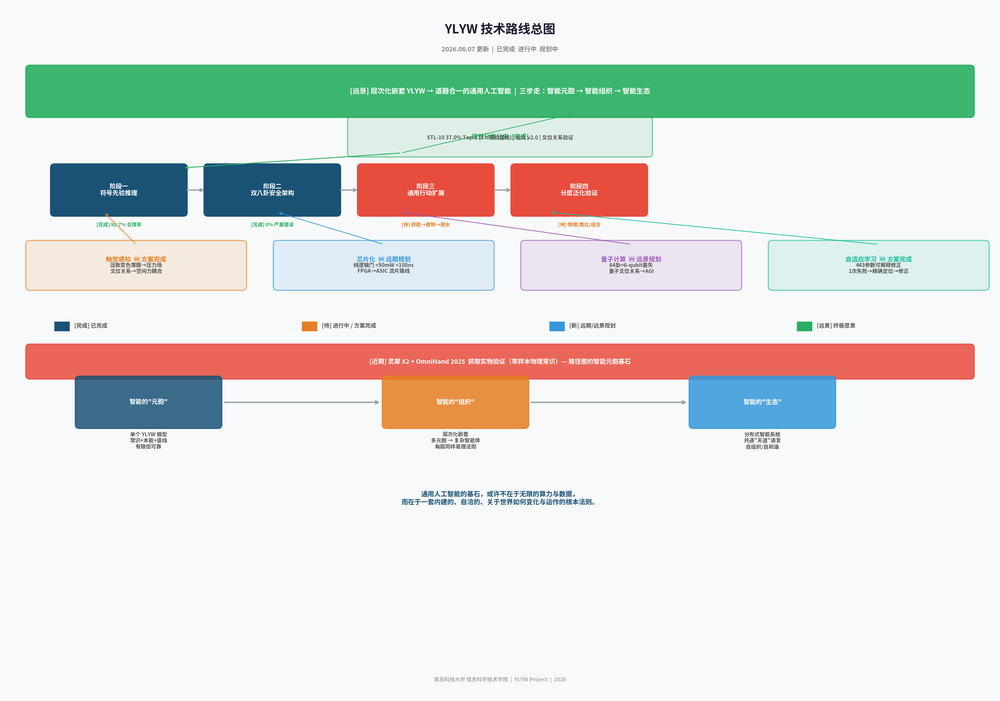
#> input picture 技术路线图.png, 1000 x 701 px, shrunk from 4012 x 2812 before the run
$ python -i simple_8d.py   (imports and definitions only)   (older library calls are emulated)
#> lines starting #> are read from the running program, lines starting #| are printed output that depends on the picture; after the words box and inside, x2 and y2 are one past the last pixel; in counts of white or black regions, pixels touching at a corner belong together
"""
八卦8D特征提取器 — 每卦一个简单直接算子

乾: 角点密度 × 规整度
坤: 局部方差 (低=平滑)
震: Gabor 方向主导度
巽: GLCM 对比度
坎: GLCM 熵
离: 亮区占比
艮: 低方差块占比
兑: 极端亮度局部对比度
"""

import cv2
import numpy as np


class Simple8DExtractor:
    """8D 特征提取器 — 每卦一个算子"""

    def __init__(self):
        self.gabor_kernels = []
        for theta in [0, np.pi/4, np.pi/2, 3*np.pi/4]:
            for sigma in [3.0, 6.0, 10.0]:
                ksize = int(6 * sigma) | 1
                k = cv2.getGaborKernel((ksize, ksize), sigma, theta, sigma*2.5, 0.5, 0, cv2.CV_32F)
                self.gabor_kernels.append((theta, sigma, k))

    def extract(self, gray: np.ndarray) -> np.ndarray:
        gray = gray.astype(np.float32)
        gray_u8 = np.clip(gray, 0, 255).astype(np.uint8)
        h, w = gray.shape

        # 共享: Gabor 响应
        gabor_energies = []
        for theta, sigma, k in self.gabor_kernels:
            resp = cv2.filter2D(gray, cv2.CV_32F, k)
            gabor_energies.append(float(np.mean(np.abs(resp))))

        # 共享: 梯度
        gx = cv2.Sobel(gray, cv2.CV_32F, 1, 0, ksize=3)
        gy = cv2.Sobel(gray, cv2.CV_32F, 0, 1, ksize=3)
        mag = np.sqrt(gx**2 + gy**2)

        feats = np.zeros(8, dtype=np.float32)

        # 乾: 角点规整度
        corners = cv2.cornerHarris(gray_u8, 4, 3, 0.04)
        cm = corners > 0.02 * corners.max()
        n = cm.sum()
        if n > 20:
            pts = np.argwhere(cm).astype(np.float32)
            from scipy.spatial import KDTree
            tree = KDTree(pts)
            d, _ = tree.query(pts, k=2)
            nn = d[:, 1]
            cv_val = np.std(nn) / (np.mean(nn) + 1e-6)
            feats[0] = np.exp(-cv_val * 5) * min(1.0, n / (h*w) * 500)
        else:
            feats[0] = 0.0

        # 坤: 平滑度 (低局部方差)
        ps = 16
        vars_ = []
        for i in range(0, h-ps, ps):
            for j in range(0, w-ps, ps):
                vars_.append(np.var(gray[i:i+ps, j:j+ps]))
        feats[1] = np.exp(-np.mean(vars_) / 400.0)

        # 震: Gabor 方向主导度
        # 按 theta 分组
        dir_mean = {}
        for (theta, sigma, k), e in zip(self.gabor_kernels, gabor_energies):
            dir_mean.setdefault(theta, []).append(e)
        dir_avg = np.array([np.mean(v) for v in dir_mean.values()])
        if dir_avg.max() > 0:
            sorted_d = np.sort(dir_avg)
            feats[2] = np.clip((sorted_d[-1] - sorted_d[-2]) / (dir_avg.mean() + 1e-6), 0, 3) / 3
        else:
            feats[2] = 0.0

        # 巽: GLCM 对比度 (高对比=粗纹理, 低对比=细纹理 → 反编码)
        glcm_contrast = self._glcm_contrast(gray_u8)
        feats[3] = np.exp(-glcm_contrast / 50.0)  # 低对比=细纹理=高巽

        # 坎: 梯度方向熵
        mask = mag > np.percentile(mag, 30)
        if mask.sum() > 50:
            angles = np.arctan2(gy[mask], gx[mask])
            hist, _ = np.histogram(angles, bins=12, range=(-np.pi, np.pi), density=True)
            hist = hist / (hist.sum() + 1e-6)
            entropy = -np.sum(hist * np.log(hist + 1e-8))
            feats[4] = entropy / np.log(12)  # 归一化到 [0,1]
        else:
            feats[4] = 0.0

        # 离: 亮区占比
        m, s = gray.mean(), gray.std()
        feats[5] = np.clip(((gray > m + 1.5*s).mean() * 100), 0, 1) if s > 1 else 0.0

        # 艮: 低方差大块占比
        bs = 32
        bvars, bmeans = [], []
        for i in range(0, h-bs, bs//2):
            for j in range(0, w-bs, bs//2):
                p = gray[i:i+bs, j:j+bs]
                bvars.append(np.var(p))
                bmeans.append(np.mean(p))
        if bvars:
            bv = np.array(bvars)
            bm = np.array(bmeans)
            lo = (bv < np.percentile(bv, 25)).mean()
            ic = np.std(bm) / (np.mean(bm) + 1e-6)
            feats[6] = lo * 0.5 + np.clip(ic / 0.2, 0, 1) * 0.5
        else:
            feats[6] = 0.0

        # 兑: 极端亮度对比度
        if gray.std() > 1:
            thresh = np.percentile(gray, 97)
            hm = gray > thresh
            if hm.sum() > 5:
                lm = cv2.GaussianBlur(gray, (21, 21), 8)
                ratio = gray[hm] / (lm[hm] + 1e-6)
                feats[7] = np.clip(np.mean(ratio) - 1.0, 0, 1)
            else:
                feats[7] = 0.0
        else:
            feats[7] = 0.0

        return feats

    def _glcm_contrast(self, gray_u8):
        """GLCM 对比度 (d=1, avg over 4 angles)"""
        levels = 32
        gq = np.floor(gray_u8.astype(np.float64) / 256 * levels).clip(0, levels-1).astype(np.int32)
        h, w = gq.shape
        contrasts = []

        for angle in [0, np.pi/4, np.pi/2, 3*np.pi/4]:
            dx = int(round(np.cos(angle)))
            dy = int(round(np.sin(angle)))
            is_ = max(0, -dy); ie = min(h, h-dy)
            js = max(0, -dx); je = min(w, w-dx)
            if ie <= is_ or je <= js:
                continue
            src = gq[is_:ie, js:je].ravel()
            dst = gq[is_+dy:ie+dy, js+dx:je+dx].ravel()
            glcm = np.zeros((levels, levels), dtype=np.float64)
            np.add.at(glcm, (src, dst), 1)
            glcm = glcm + glcm.T
            glcm /= glcm.sum() + 1e-10
            I, J = np.ogrid[:levels, :levels]
            contrasts.append(float(np.sum((I - J)**2 * glcm)))

        return np.mean(contrasts) if contrasts else 0.0

>>> import cv2
>>> picture = cv2.imread('../技术路线图.png', cv2.IMREAD_GRAYSCALE)
#> picture: shape (701, 1000); min 0, max 255, mean 222.1
>>> result = Simple8DExtractor().extract(picture)
#> after the loop in extract, `for theta, sigma, k in self.gabor_kernels:`: gabor_energies = [973.8, 3857.9, 10686.8, 1328.1, 5436.4, 15247.7, 1005, 4057.3, 11621.8, 1328.1, 5436.3, 15247.7]
#> in extract, `gy = cv2.Sobel(gray, cv2.CV_32F, 0, 1, ksize=3)`:
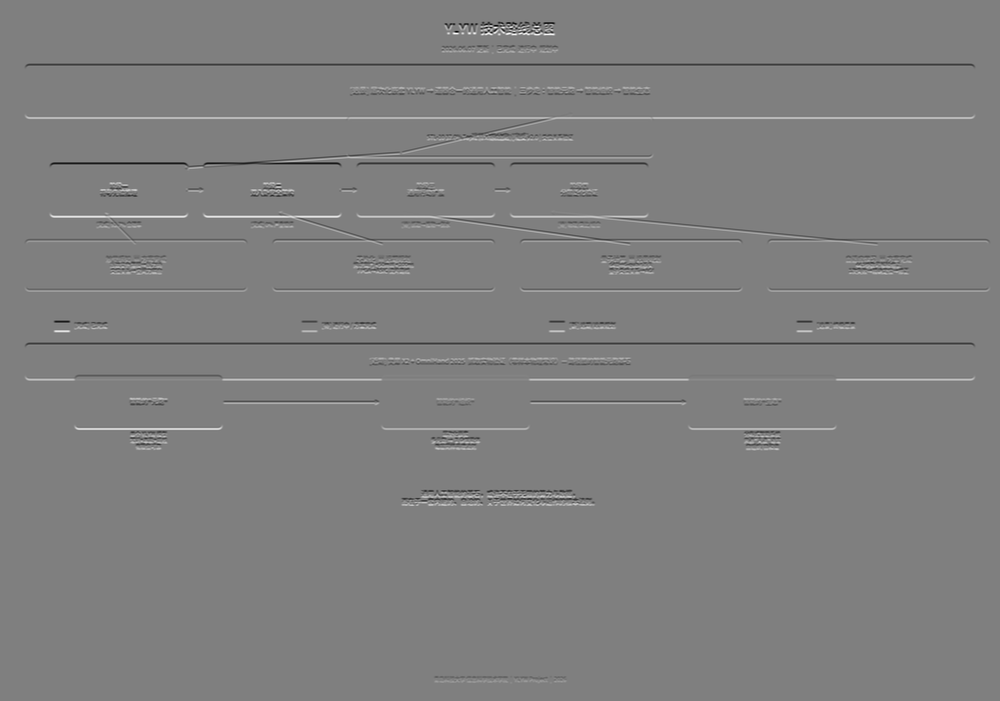
#> gy: shape (701, 1000) float32; min -969, max 969, mean 0; drawn with min black and max white
#> in extract, `feats = np.zeros(8, dtype=np.float32)`: feats = [0, 0, 0, 0, 0, 0, 0, 0]
#> in extract, `corners = cv2.cornerHarris(gray_u8, 4, 3, 0.04)`:
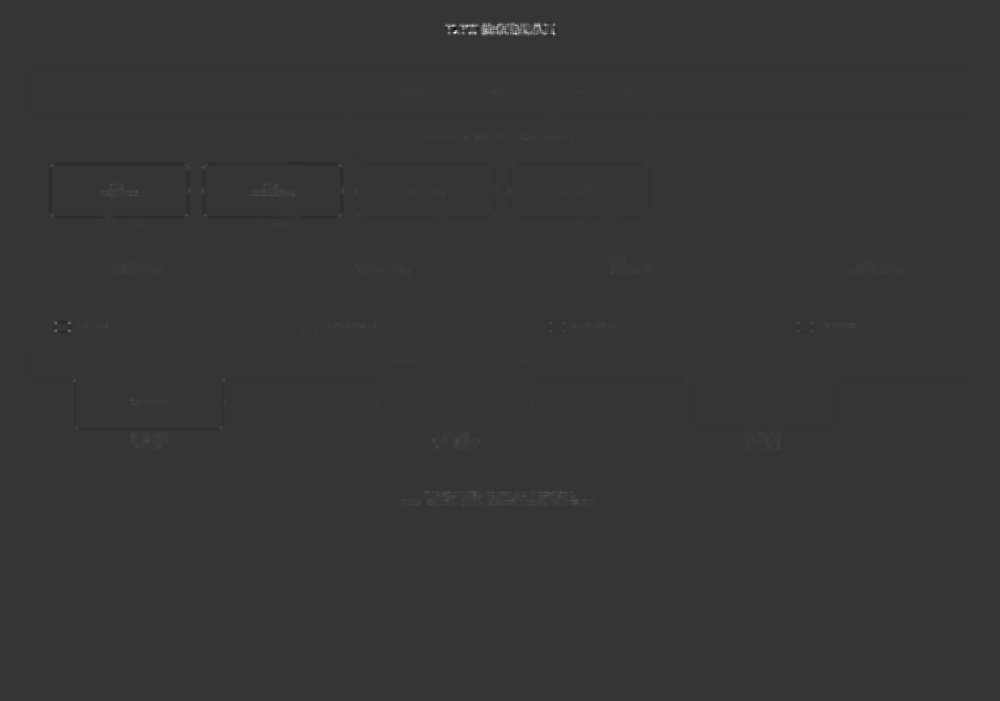
#> corners: shape (701, 1000) float32; min -0.0137, max 0.0515, mean 2.56e-05; drawn with min black and max white
#> in extract, `cm = corners > 0.02 * corners.max()`:
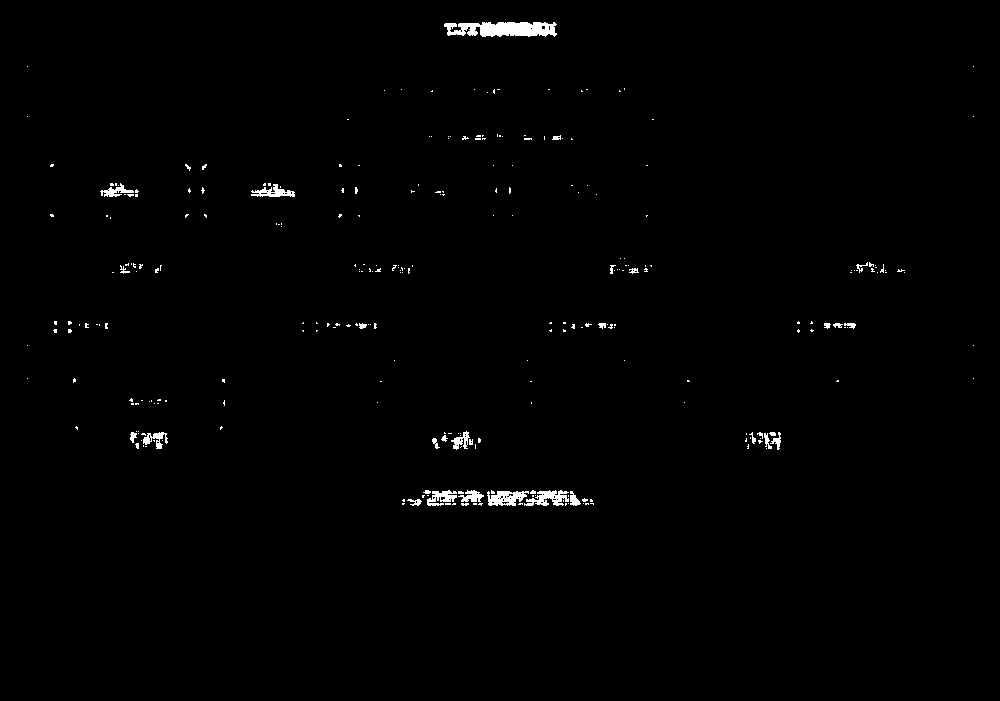
#> cm: shape (701, 1000) bool; 0.79% white; 283 white regions (252 under 20 px), largest, box (x1, y1, x2, y2) and area: (444, 22, 557, 37) 1302, (487, 491, 529, 506) 415, (524, 490, 569, 506) 404
#> in extract, `n = cm.sum()`: n = 5570
#> in extract, `pts = np.argwhere(cm).astype(np.float32)`: pts = 5570 pairs, first value 22 to 505, second value 27 to 973
#> in extract, `d, _ = tree.query(pts, k=2)`: d = 5570 pairs, first value 0 to 0, second value 1 to 50
#> in extract, `nn = d[:, 1]`: nn = 5570 values, max 50 at index 1302, min 1 at index 0, mean 1.12
#> in extract, `cv_val = np.std(nn) / (np.mean(nn) + 1e-6)`: cv_val = 1.64
#> after the loop in extract, `for i in range(0, h-ps, ps):`: vars_ = 2666 values, max 7815.9 at index 94, min 0 at index 0, mean 488.8
#> the loop in extract, `for (theta, sigma, k), e in zip(self.gabor_kernels, gabor_energies):` made 12 passes
#> (theta, sigma, e) on passes 1 to 12: (0, 3, 973.8), (0, 6, 3857.9), (0, 10, 10686.8), (0.785, 3, 1328.1), (0.785, 6, 5436.4), (0.785, 10, 15247.7), (1.57, 3, 1005), (1.57, 6, 4057.3), (1.57, 10, 11621.8), (2.36, 3, 1328.1), (2.36, 6, 5436.3), (2.36, 10, 15247.7)
#> after the loop in extract, `for (theta, sigma, k), e in zip(self.gabor_kernels, gabor_energies):`: dir_mean = {0: [973.8, 3857.9, 10686.8], 0.785: [1328.1, 5436.4, 15247.7], 1.57: [1005, 4057.3, 11621.8], 2.36: [1328.1, 5436.3, 15247.7]}
#> in extract, `dir_avg = np.array([np.mean(v) for v in dir_mean.values()])`: dir_avg = [5172.8, 7337.4, 5561.4, 7337.4]
#> in extract, `sorted_d = np.sort(dir_avg)`: sorted_d = [5172.8, 5561.4, 7337.4, 7337.4]
#> in _glcm_contrast, `gq = np.floor(gray_u8.astype(np.float64) / 256 * levels).clip(0, level..`:
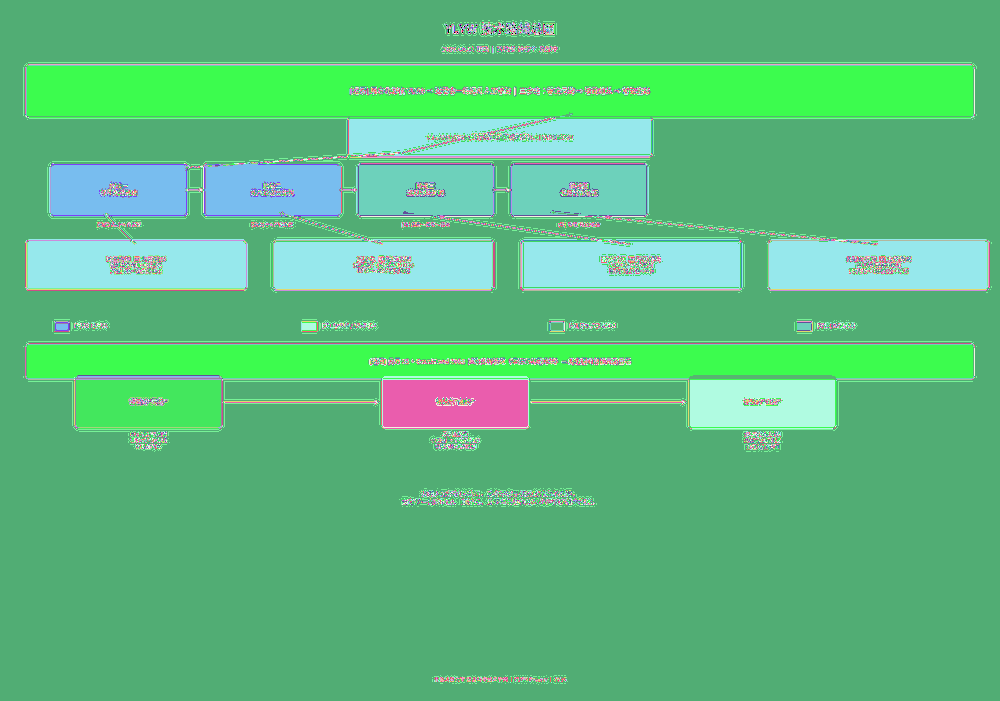
#> gq: shape (701, 1000) int32; 32 distinct labels, from 0 to 31; one colour per label, 0 black
#> the loop in _glcm_contrast, `for angle in [0, np.pi/4, np.pi/2, 3*np.pi/4]:` made 4 passes
#> (angle, dx, dy, ie, js, je) on passes 2 to 4: (0.785, 1, 1, 700, 0, 999), (1.57, 0, 1, 700, 0, 1000), (2.36, -1, 1, 700, 1, 1000)
#> (dx, dy, ie, js, je) on pass 1: (1, 0, 701, 0, 999)
#> after the loop in _glcm_contrast, `for angle in [0, np.pi/4, np.pi/2, 3*np.pi/4]:`: contrasts = [1.44, 3.75, 2.82, 3.75]
#> in extract, `glcm_contrast = self._glcm_contrast(gray_u8)`: glcm_contrast = 2.94
#> in extract, `mask = mag > np.percentile(mag, 30)`:
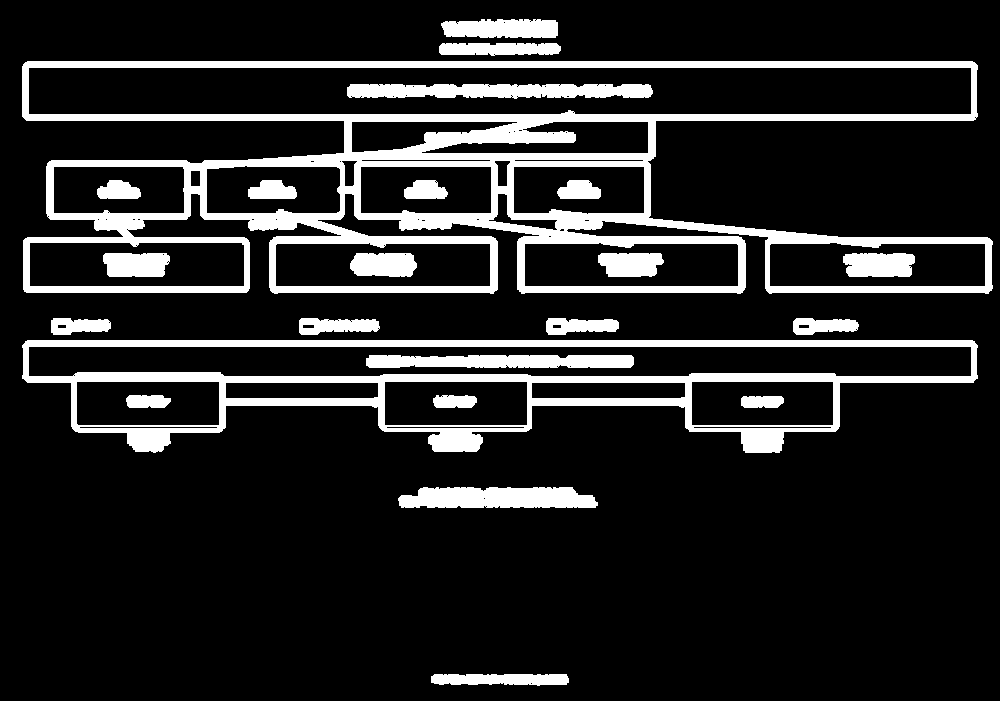
#> mask: shape (701, 1000) bool; 14.8% white; 23 white regions, largest, box (x1, y1, x2, y2) and area: (22, 61, 993, 294) 50660, (22, 340, 978, 453) 24150, (347, 84, 653, 99) 3867
#> in extract, `hist, _ = np.histogram(angles, bins=12, range=(-np.pi, np.pi), density..`: hist = [0.0433, 0.0464, 0.102, 0.613, 0.0482, 0.0435, 0.117, 0.0466, 0.103, 0.578, 0.0494, 0.12]
#> in extract, `hist = hist / (hist.sum() + 1e-6)`: hist = [0.0227, 0.0243, 0.0532, 0.321, 0.0253, 0.0228, 0.0612, 0.0244, 0.0539, 0.303, 0.0258, 0.0627]
#> in extract, `entropy = -np.sum(hist * np.log(hist + 1e-8))`: entropy = 1.92
#> in extract, `m, s = gray.mean(), gray.std()`: m = 222.1; s = 48.78
#> after the loop in extract, `for i in range(0, h-bs, bs//2):`: p: shape (32, 32) float32; every value is 248
#> after the loop in extract, `for i in range(0, h-bs, bs//2):`: bmeans = 2562 values, max 248.2 at index 124, min 69 at index 675, mean 220.4; bvars = 2562 values, max 7847.4 at index 752, min 0 at index 0, mean 824.8
#> in extract, `bv = np.array(bvars)`: bv has the same summary as bvars
#> in extract, `bm = np.array(bmeans)`: bm has the same summary as bmeans
#> in extract, `lo = (bv < np.percentile(bv, 25)).mean()`: lo = 0
#> in extract, `ic = np.std(bm) / (np.mean(bm) + 1e-6)`: ic = 0.185
#> in extract, `thresh = np.percentile(gray, 97)`: thresh = 248
#> in extract, `hm = gray > thresh`: hm: shape (701, 1000) bool; 1.8% white in thin lines or dots
#> in extract, `lm = cv2.GaussianBlur(gray, (21, 21), 8)`:
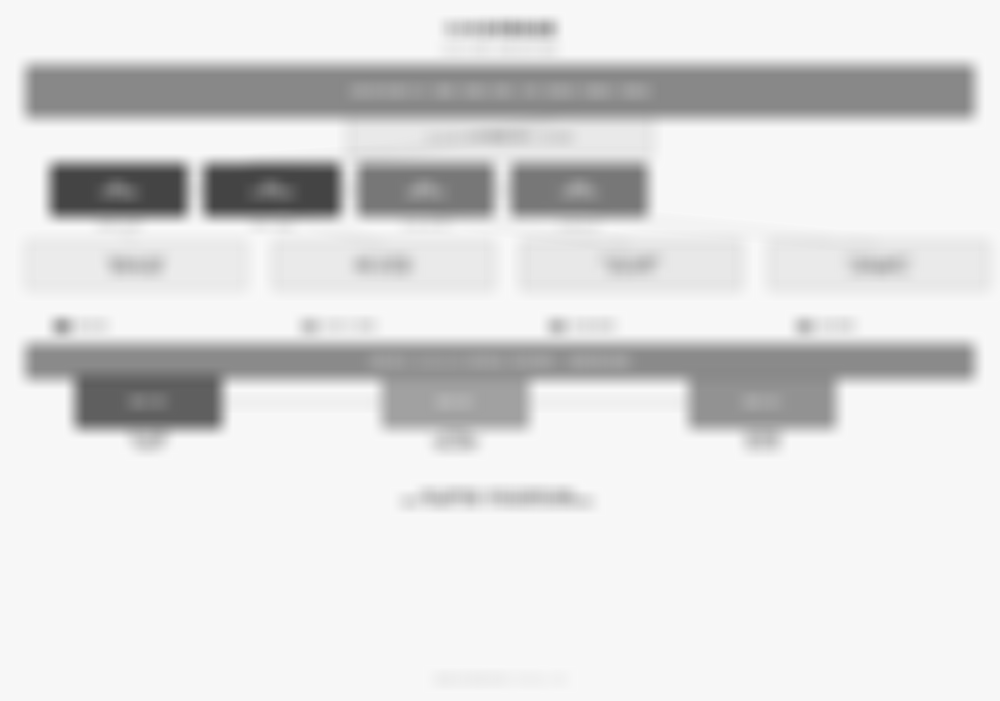
#> lm: shape (701, 1000) float32; min 68.61, max 248.4, mean 222.1
#> in extract, `ratio = gray[hm] / (lm[hm] + 1e-6)`: ratio = 12686 values, max 3.03 at index 3725, min 1.02 at index 5085, mean 1.2
#> result = [0.000273, 0.295, 7.22e-07, 0.943, 0.775, 0, 0.464, 0.203]
